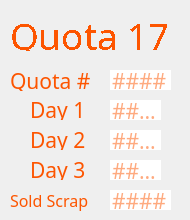
     <widget class="QWidget" name="page_17">
      <widget class="QLabel" name="label_103">
       <property name="geometry">
        <rect>
         <x>30</x>
         <y>100</y>
         <width>61</width>
         <height>20</height>
        </rect>
       </property>
       <property name="font">
        <font>
         <family>IBM 3270</family>
         <pointsize>16</pointsize>
        </font>
       </property>
       <property name="styleSheet">
        <string notr="true">color: rgb(253, 85, 0);
border: none;</string>
       </property>
       <property name="text">
        <string>Day 1</string>
       </property>
      </widget>
      <widget class="QLabel" name="label_104">
       <property name="geometry">
        <rect>
         <x>30</x>
         <y>130</y>
         <width>61</width>
         <height>20</height>
        </rect>
       </property>
       <property name="font">
        <font>
         <family>IBM 3270</family>
         <pointsize>16</pointsize>
        </font>
       </property>
       <property name="styleSheet">
        <string notr="true">color: rgb(253, 85, 0);
border: none;</string>
       </property>
       <property name="text">
        <string>Day 2</string>
       </property>
      </widget>
      <widget class="QLabel" name="label_105">
       <property name="geometry">
        <rect>
         <x>30</x>
         <y>160</y>
         <width>61</width>
         <height>20</height>
        </rect>
       </property>
       <property name="font">
        <font>
         <family>IBM 3270</family>
         <pointsize>16</pointsize>
        </font>
       </property>
       <property name="styleSheet">
        <string notr="true">color: rgb(253, 85, 0);
border: none;</string>
       </property>
       <property name="text">
        <string>Day 3</string>
       </property>
      </widget>
      <widget class="QLineEdit" name="q17d2">
       <property name="geometry">
        <rect>
         <x>110</x>
         <y>130</y>
         <width>51</width>
         <height>20</height>
        </rect>
       </property>
       <property name="font">
        <font>
         <family>IBM 3270</family>
         <pointsize>16</pointsize>
        </font>
       </property>
       <property name="styleSheet">
        <string notr="true">color: rgb(253, 85, 0);
border: none;</string>
       </property>
       <property name="maxLength">
        <number>4</number>
       </property>
       <property name="placeholderText">
        <string>####</string>
       </property>
      </widget>
      <widget class="QLineEdit" name="q17d3">
       <property name="geometry">
        <rect>
         <x>110</x>
         <y>160</y>
         <width>51</width>
         <height>20</height>
        </rect>
       </property>
       <property name="font">
        <font>
         <family>IBM 3270</family>
         <pointsize>16</pointsize>
        </font>
       </property>
       <property name="styleSheet">
        <string notr="true">color: rgb(253, 85, 0);
border: none;</string>
       </property>
       <property name="maxLength">
        <number>4</number>
       </property>
       <property name="placeholderText">
        <string>####</string>
       </property>
      </widget>
      <widget class="QLineEdit" name="q17d1">
       <property name="geometry">
        <rect>
         <x>110</x>
         <y>100</y>
         <width>51</width>
         <height>20</height>
        </rect>
       </property>
       <property name="font">
        <font>
         <family>IBM 3270</family>
         <pointsize>16</pointsize>
         <weight>50</weight>
         <bold>false</bold>
        </font>
       </property>
       <property name="styleSheet">
        <string notr="true">color: rgb(253, 85, 0);
border: none;</string>
       </property>
       <property name="inputMethodHints">
        <set>Qt::ImhNone</set>
       </property>
       <property name="text">
        <string/>
       </property>
       <property name="maxLength">
        <number>4</number>
       </property>
       <property name="readOnly">
        <bool>false</bool>
       </property>
       <property name="placeholderText">
        <string>####</string>
       </property>
      </widget>
      <widget class="QLabel" name="label_106">
       <property name="geometry">
        <rect>
         <x>10</x>
         <y>70</y>
         <width>81</width>
         <height>21</height>
        </rect>
       </property>
       <property name="font">
        <font>
         <family>IBM 3270</family>
         <pointsize>16</pointsize>
        </font>
       </property>
       <property name="styleSheet">
        <string notr="true">color: rgb(253, 85, 0);</string>
       </property>
       <property name="text">
        <string>Quota #</string>
       </property>
      </widget>
      <widget class="QLabel" name="label_107">
       <property name="geometry">
        <rect>
         <x>10</x>
         <y>10</y>
         <width>171</width>
         <height>41</height>
        </rect>
       </property>
       <property name="sizePolicy">
        <sizepolicy hsizetype="Fixed" vsizetype="Fixed">
         <horstretch>0</horstretch>
         <verstretch>0</verstretch>
        </sizepolicy>
       </property>
       <property name="font">
        <font>
         <family>IBM 3270</family>
         <pointsize>24</pointsize>
         <weight>50</weight>
         <italic>false</italic>
         <bold>false</bold>
         <stylestrategy>NoAntialias</stylestrategy>
        </font>
       </property>
       <property name="styleSheet">
        <string notr="true">font: 24pt &quot;IBM 3270&quot;;
color: rgb(253, 85, 0);</string>
       </property>
       <property name="text">
        <string>&lt;html&gt;&lt;head/&gt;&lt;body&gt;&lt;p&gt;&lt;span style=&quot; font-size:28pt;&quot;&gt;Quota 17&lt;/span&gt;&lt;/p&gt;&lt;/body&gt;&lt;/html&gt;</string>
       </property>
      </widget>
      <widget class="QLineEdit" name="q17">
       <property name="geometry">
        <rect>
         <x>110</x>
         <y>70</y>
         <width>61</width>
         <height>20</height>
        </rect>
       </property>
       <property name="font">
        <font>
         <family>IBM 3270</family>
         <pointsize>16</pointsize>
        </font>
       </property>
       <property name="styleSheet">
        <string notr="true">color: rgb(253, 85, 0);
border: none;</string>
       </property>
       <property name="text">
        <string/>
       </property>
       <property name="maxLength">
        <number>5</number>
       </property>
       <property name="readOnly">
        <bool>false</bool>
       </property>
       <property name="placeholderText">
        <string>####</string>
       </property>
      </widget>
      <widget class="QLabel" name="label_108">
       <property name="geometry">
        <rect>
         <x>10</x>
         <y>190</y>
         <width>91</width>
         <height>21</height>
        </rect>
       </property>
       <property name="font">
        <font>
         <family>IBM 3270</family>
         <pointsize>12</pointsize>
        </font>
       </property>
       <property name="styleSheet">
        <string notr="true">color: rgb(253, 85, 0);
border: none;</string>
       </property>
       <property name="text">
        <string>Sold Scrap</string>
       </property>
      </widget>
      <widget class="QLineEdit" name="q17sold">
       <property name="geometry">
        <rect>
         <x>110</x>
         <y>190</y>
         <width>61</width>
         <height>20</height>
        </rect>
       </property>
       <property name="font">
        <font>
         <family>IBM 3270</family>
         <pointsize>16</pointsize>
        </font>
       </property>
       <property name="styleSheet">
        <string notr="true">color: rgb(253, 85, 0);
border: none;</string>
       </property>
       <property name="maxLength">
        <number>5</number>
       </property>
       <property name="placeholderText">
        <string>####</string>
       </property>
      </widget>
     </widget>
